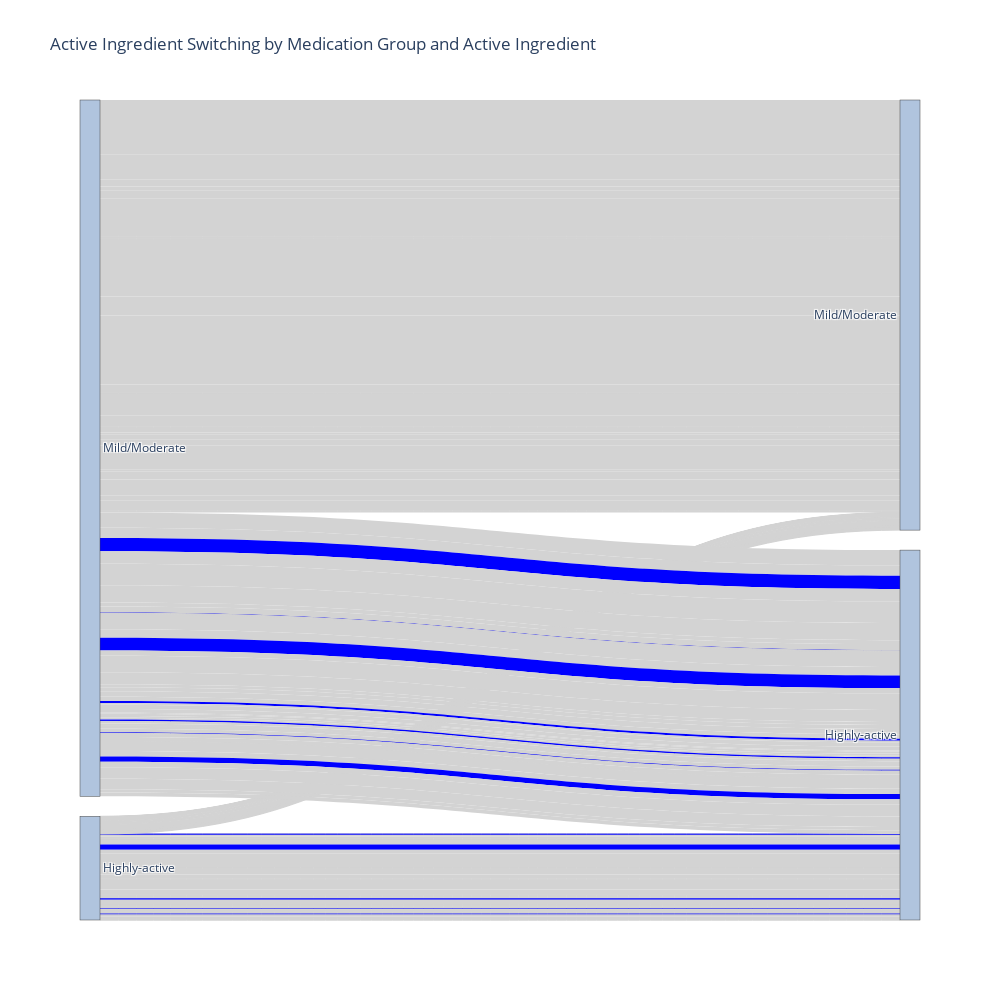

Write notebook code for a chart like this one.
### Markdown cell above
## Sankey where switches to Natalizumab are in a different colour

### Code cell
import plotly.graph_objects as go

# create sankey diagram
fig = go.Figure(data=[go.Sankey(
    arrangement='snap',
    node=dict(
        label=merged_df['MEDICATION_GROUP_1'].unique().tolist() + merged_df['MEDICATION_GROUP_2'].unique().tolist() + merged_df['ACTIVE_INGREDIENT_1'].unique().tolist() + merged_df['ACTIVE_INGREDIENT_2'].unique().tolist(),
                color = ["lightsteelblue"] * len(merged_df['MEDICATION_GROUP_1'].unique().tolist()) + ["lightsteelblue"] * len(merged_df['MEDICATION_GROUP_2'].unique().tolist()) 
    ),
    link=dict(
        source=merged_df['MEDICATION_GROUP_1'].map(lambda x: merged_df['MEDICATION_GROUP_1'].unique().tolist().index(x)).tolist() + merged_df['ACTIVE_INGREDIENT_1'].map(lambda x: merged_df['ACTIVE_INGREDIENT_1'].unique().tolist().index(x)+len(merged_df['MEDICATION_GROUP_1'].unique().tolist())).tolist(),
        target=merged_df['MEDICATION_GROUP_2'].map(lambda x: len(merged_df['MEDICATION_GROUP_1'].unique().tolist()) + merged_df['MEDICATION_GROUP_2'].unique().tolist().index(x)).tolist() + merged_df['ACTIVE_INGREDIENT_2'].map(lambda x: len(merged_df['MEDICATION_GROUP_1'].unique().tolist()) + len(merged_df['MEDICATION_GROUP_2'].unique().tolist()) + merged_df['ACTIVE_INGREDIENT_2'].unique().tolist().index(x)).tolist(),
        value=merged_df['count'].tolist(),
        customdata=merged_df['active_ingredient_concat_avg_days'].tolist(),
        hovertemplate='Count: %{value:.2f}<br>From %{source.label} to %{target.label}<br>From %{customdata}<extra></extra>',
        color=[ 'blue' if merged_df['ACTIVE_INGREDIENT_2'][i] == 'Natalizumab' else 'lightgrey' for i in range(len(merged_df))]
    )
)])

# update layout with title and font
fig.update_layout(
    title_text="Active Ingredient Switching by Medication Group and Active Ingredient", 
    font=dict(size=12),
    width=1000,
    height=1000,
)

# display the plot
fig.show()

### Figure 1 — Plotly figure (JSON) as saved in the notebook; plotly's stock layout.template omitted (floating-point values rounded to 4 significant figures; data arrays with more than 128 entries replaced by an {"elided": "..."} marker saying what was removed)
{"data": [{"arrangement": "snap", "link": {"color": {"elided": "164 str values"}, "customdata": {"elided": "164 str values"}, "hovertemplate": "Count: %{value:.2f}<br>From %{source.label} to %{target.label}<br>From %{customdata}<extra></extra>", "source": {"elided": "328 int values"}, "target": {"elided": "328 int values"}, "value": {"elided": "164 int values"}}, "node": {"color": ["lightsteelblue", "lightsteelblue", "lightsteelblue", "lightsteelblue"], "label": ["Highly-active", "Mild/Moderate", "Highly-active", "Mild/Moderate", "Cladribin", "Fingolimod", "Natalizumab", "Ocrelizumab", "Ofatumumab", "Ozanimod", "Ponesimod", "Siponimod", "Dimethylfumarat", "Diroximelfumarat", "Glatirameracetat", "Interferon beta-1a", "Interferon beta-1b", "Peginterferon beta-1a", "Teriflunomid", "Fingolimod", "Natalizumab", "Ocrelizumab", "Ofatumumab", "Ozanimod", "Ponesimod", "Siponimod", "Cladribin", "Dimethylfumarat", "Diroximelfumarat", "Glatirameracetat", "Interferon beta-1a", "Interferon beta-1b", "Peginterferon beta-1a", "Teriflunomid"]}, "type": "sankey"}], "layout": {"font": {"size": 12}, "height": 1000, "title": {"text": "Active Ingredient Switching by Medication Group and Active Ingredient"}, "width": 1000}}
